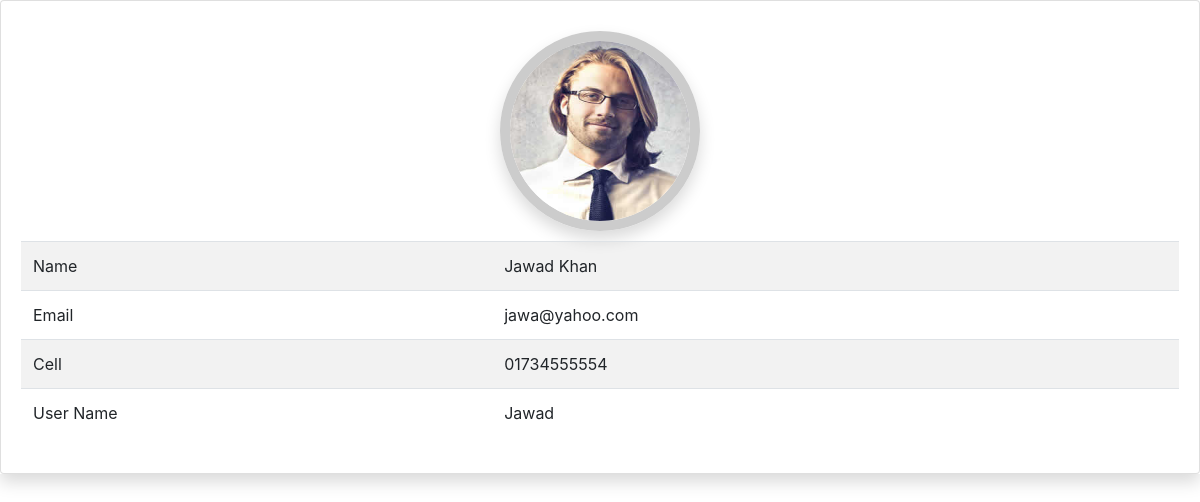
The page /single-data.php?id=18 on the database its author committed.
### tables this page shows
CREATE TABLE `users` (
  `id` int(10) NOT NULL,
  `name` varchar(50) NOT NULL,
  `uname` varchar(30) NOT NULL,
  `email` varchar(30) NOT NULL,
  `cell` varchar(20) NOT NULL,
  `pass` varchar(100) NOT NULL,
  `photo` varchar(100) NOT NULL,
  `status` varchar(2) NOT NULL DEFAULT '1'
);

### single-data.php (the view, shortened to what this page needs)
<?php include_once "apps/db.php"?>
<!DOCTYPE html>
<html lang="en">
<head>
	<link rel="stylesheet" href="assets/css/bootstrap.min.css">
	<link rel="stylesheet" href="assets/css/style.css">
	<link rel="stylesheet" href="assets/css/responsive.css">
</head>
<body>
	<?php
         if(isset($_GET['id'])){
             $id_url = $_GET['id'];
         }
            $sql = "SELECT * FROM users WHERE id = '$id_url'";
                   $data = $connection ->query($sql);
                    $single_data = $data -> fetch_assoc();
    ?>
	<div class="wrap shadow">
		<div class="card">
			<div class="card-body">
                  <img style="width:200px; height:200px; display:block; margin:10px auto; border-radius:50%;
				    border:10px solid #ccc; " class="shadow" src="students/<?php echo $single_data['photo'];?>" alt="">
			   <table class="table table-striped">
			       <tr>
			           <td>Name</td>
			           <td><?php echo $single_data['name'];?></td>
			       </tr>
                   <tr>
			           <td>Email</td>
			           <td><?php echo $single_data['email'];?></td>
			       </tr>
                   <tr>
			           <td>Cell</td>
			           <td><?php echo $single_data['cell'];?></td>
			       </tr>
                   <tr>
			           <td>User Name</td>
			           <td><?php echo $single_data['uname'];?></td>
			       </tr>
			   </table>
			</div>
		</div>
	</div>
</body>
</html>

### rows shown on the page
users: photo (picture), name "Jawad Khan", email "jawa@yahoo.com", cell "01734555554", uname "Jawad"
